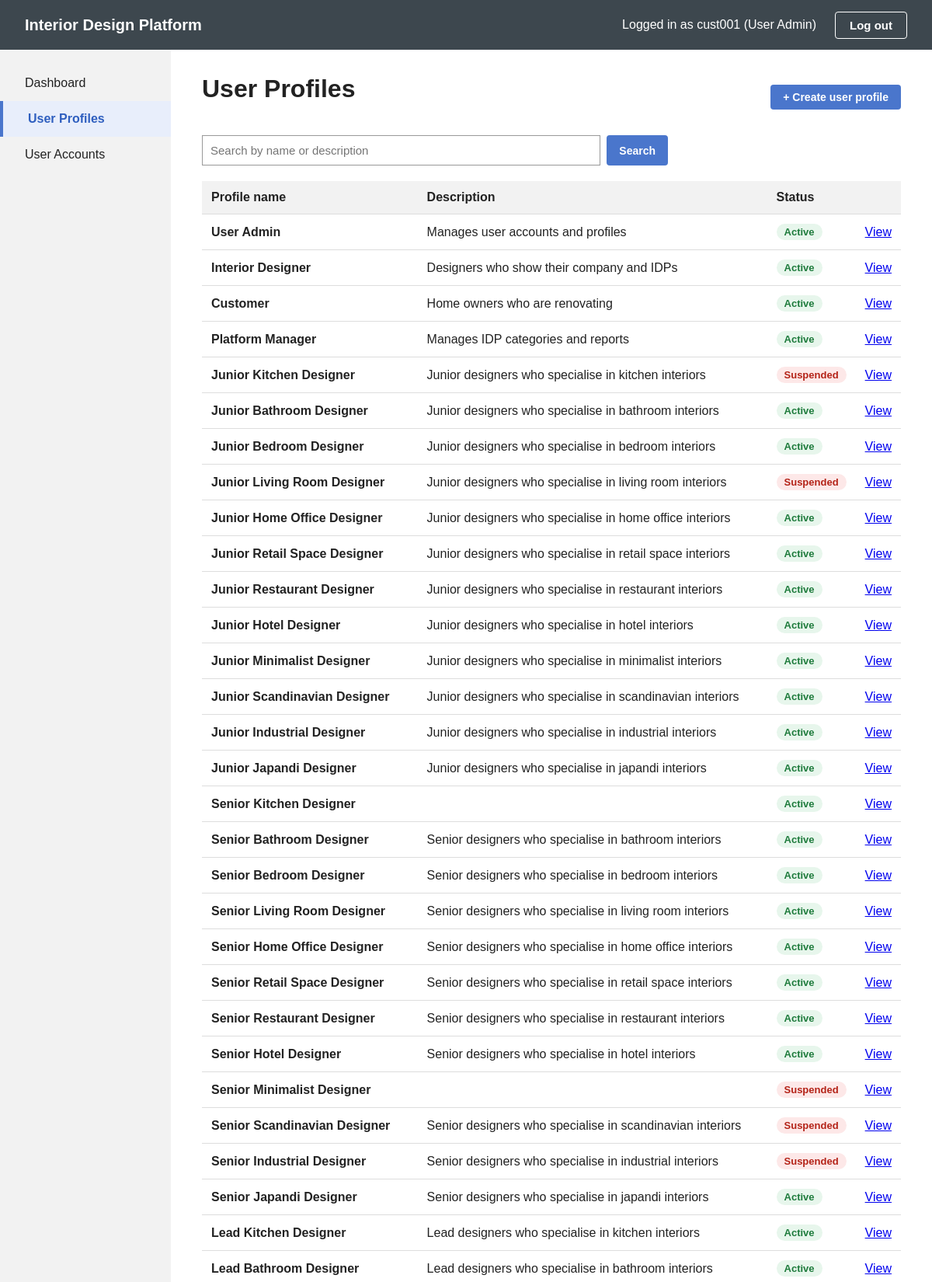
The app's page /profiles (signed in, upper part) with its own data.
### tables this page shows
CREATE TABLE user_profile (
    profileId    INTEGER PRIMARY KEY AUTOINCREMENT,
    profileName  TEXT NOT NULL UNIQUE COLLATE NOCASE,   -- 3-50 chars, capitals don't matter
    description  TEXT DEFAULT '',
    permissions  TEXT NOT NULL,                         -- JSON list e.g. ["Manage user accounts"]
    status       TEXT NOT NULL DEFAULT 'Active'         -- 'Active' or 'Suspended'
);

### app.py (the view)
@app.route("/profiles")
@loginRequired
def profiles():
    return SearchUserProfilePage().searchUserProfiles(request.args.get("keyword", ""))

### app.py (called while the page is built)
@app.after_request
def noCache(response):
    response.headers["Cache-Control"] = "no-store"
    return response

def loginRequired(routeFunction):
    @wraps(routeFunction)
    def wrapper(*args, **kwargs):
        if "userId" not in session:
            return redirect(url_for("login"))
        return routeFunction(*args, **kwargs)
    return wrapper

@app.context_processor
def headerInfo():
    if "userId" not in session:
        return {}
    return {"headerUsername": session["username"]}

### boundary/searchUserProfilePage.py (called while the page is built)
    def searchUserProfiles(self, keyword):
        self.keyword = (keyword or "").strip()
        profiles = self.searchUserProfileController.searchUserProfiles(self.keyword)
        if profiles:
            return self.displayResults(profiles)
        return self.displayNoResultsMessage()

    def displayResults(self, profiles):
        return render_template("userProfiles.html", activePage="profiles",
                               profiles=profiles, keyword=self.keyword)

### control/searchUserProfileController.py (called while the page is built)
    def searchUserProfiles(self, keyword):
        return UserProfile().searchUserProfiles(keyword)

### database/db.py (called while the page is built)
def getConnection():
    conn = sqlite3.connect(DB_PATH)
    conn.row_factory = sqlite3.Row     # lets us do row["profileName"]
    return conn

### entity/userProfile.py (called while the page is built)
    def searchUserProfiles(self, keyword):
        pattern = "%" + keyword.lower() + "%"
        conn = getConnection()
        rows = conn.execute(
            "SELECT * FROM user_profile "
            "WHERE LOWER(profileName) LIKE ? OR LOWER(description) LIKE ? "
            "ORDER BY profileId",
            (pattern, pattern),
        ).fetchall()
        conn.close()
        profiles = []
        for row in rows:
            profiles.append(UserProfile(row["profileId"], row["profileName"], row["description"],
                                        json.loads(row["permissions"]), row["status"]))
        return profiles

### templates/userProfiles.html (shortened to what this page needs)
{% extends "base.html" %}
{% block content %}
    <div class="page-top">
        <h1>User Profiles</h1>
        <a href="{{ url_for('createUserProfile') }}" class="btn-small btn-blue">+ Create user profile</a>
    </div>
    <form method="GET" action="{{ url_for('profiles') }}" class="search-bar">
        <input type="text" name="keyword" value="{{ keyword }}" placeholder="Search by name or description">
        <button type="submit" class="btn-small btn-blue">Search</button>
    </form>
    {% if noResultsMessage %}
        <div class="message info">&#8505; {{ noResultsMessage }}</div>
    {% else %}
        <table class="list-table">
            <tr>
                <th>Profile name</th>
                <th>Description</th>
                <th>Status</th>
                <th></th>
            </tr>
            {% for profile in profiles %}
                <tr>
                    <td><strong>{{ profile.profileName }}</strong></td>
                    <td>{{ profile.description }}</td>
                    <td><span class="badge {{ profile.status|lower }}">{{ profile.status }}</span></td>
                    <td><a href="{{ url_for('viewUserProfile', profileId=profile.profileId) }}">View</a></td>
                </tr>
            {% endfor %}
        </table>
    {% endif %}
{% endblock %}

### static/style.css (style rules this page uses)
* { box-sizing: border-box; }
body { margin: 0; font-family: Arial, Helvetica, sans-serif; background: #f8f8f8; color: #222; }
input[type="text"], input[type="password"], input[type="email"], select { width: 100%; padding: 10px; font-size: 15px; border: 1px solid #999; }
.content h1 { margin-top: 0; }
.page-top { display: flex; align-items: center; justify-content: space-between; gap: 16px; flex-wrap: wrap; }
.btn-small { display: inline-block; padding: 8px 16px; font-size: 14px; font-weight: bold; border: none; border-radius: 4px; cursor: pointer; text-decoration: none; }
.btn-blue { background: #4a76cc; color: #fff; }
.search-bar { display: flex; gap: 8px; margin: 20px 0; max-width: 600px; }
.search-bar input { flex: 1; }
.list-table { width: 100%; border-collapse: collapse; }
.list-table th, .list-table td { padding: 12px; text-align: left; border-bottom: 1px solid #ddd; }
.list-table th { background: #f2f2f2; }
.badge { display: inline-block; padding: 3px 10px; border-radius: 12px; font-size: 13px; font-weight: bold; vertical-align: middle; }
.badge.active { background: #e7f6ec; color: #1e7b3c; }
.badge.suspended { background: #fde8e8; color: #b42318; }

### records on screen
user_profile: profileName "User Admin", description "Manages user accounts and profiles", status "Active"
user_profile: profileName "Interior Designer", description "Designers who show their company and IDPs", status "Active"
user_profile: profileName "Customer", description "Home owners who are renovating", status "Active"
user_profile: profileName "Platform Manager", description "Manages IDP categories and reports", status "Active"
user_profile: profileName "Junior Kitchen Designer", description "Junior designers who specialise in kitchen interiors", status "Suspended"
user_profile: profileName "Junior Bathroom Designer", description "Junior designers who specialise in bathroom interiors", status "Active"
user_profile: profileName "Junior Bedroom Designer", description "Junior designers who specialise in bedroom interiors", status "Active"
user_profile: profileName "Junior Living Room Designer", description "Junior designers who specialise in living room interiors", status "Suspended"
user_profile: profileName "Junior Home Office Designer", description "Junior designers who specialise in home office interiors", status "Active"
user_profile: profileName "Junior Retail Space Designer", description "Junior designers who specialise in retail space interiors", status "Active"
user_profile: profileName "Junior Restaurant Designer", description "Junior designers who specialise in restaurant interiors", status "Active"
user_profile: profileName "Junior Hotel Designer", description "Junior designers who specialise in hotel interiors", status "Active"
user_profile: profileName "Junior Minimalist Designer", description "Junior designers who specialise in minimalist interiors", status "Active"
user_profile: profileName "Junior Scandinavian Designer", description "Junior designers who specialise in scandinavian interiors", status "Active"
user_profile: profileName "Junior Industrial Designer", description "Junior designers who specialise in industrial interiors", status "Active"
user_profile: profileName "Junior Japandi Designer", description "Junior designers who specialise in japandi interiors", status "Active"
user_profile: profileName "Senior Kitchen Designer", status "Active"
user_profile: profileName "Senior Bathroom Designer", description "Senior designers who specialise in bathroom interiors", status "Active"
user_profile: profileName "Senior Bedroom Designer", description "Senior designers who specialise in bedroom interiors", status "Active"
user_profile: profileName "Senior Living Room Designer", description "Senior designers who specialise in living room interiors", status "Active"
user_profile: profileName "Senior Home Office Designer", description "Senior designers who specialise in home office interiors", status "Active"
user_profile: profileName "Senior Retail Space Designer", description "Senior designers who specialise in retail space interiors", status "Active"
user_profile: profileName "Senior Restaurant Designer", description "Senior designers who specialise in restaurant interiors", status "Active"
user_profile: profileName "Senior Hotel Designer", description "Senior designers who specialise in hotel interiors", status "Active"
user_profile: profileName "Senior Minimalist Designer", status "Suspended"
user_profile: profileName "Senior Scandinavian Designer", description "Senior designers who specialise in scandinavian interiors", status "Suspended"
user_profile: profileName "Senior Industrial Designer", description "Senior designers who specialise in industrial interiors", status "Suspended"
user_profile: profileName "Senior Japandi Designer", description "Senior designers who specialise in japandi interiors", status "Active"
user_profile: profileName "Lead Kitchen Designer", description "Lead designers who specialise in kitchen interiors", status "Active"
user_profile: profileName "Lead Bathroom Designer", description "Lead designers who specialise in bathroom interiors", status "Active"

### other values on screen
{{ headerUsername }} "cust001"
